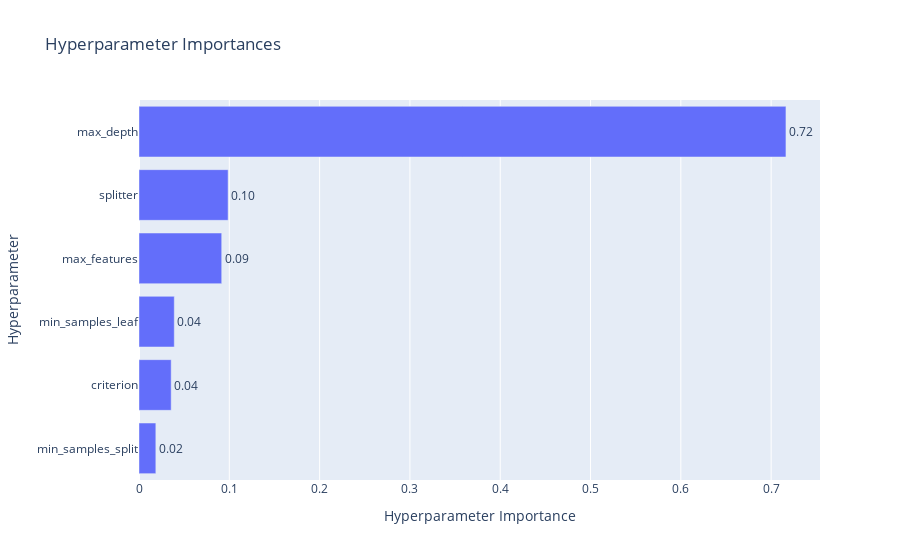

Notebook cell for this chart:
### Code cell
vis.plot_param_importances(study)

### Figure 1 — Plotly figure (JSON) as saved in the notebook; plotly's stock layout.template omitted (floating-point values rounded to 4 significant figures)
{"data": [{"cliponaxis": false, "hovertemplate": ["min_samples_split (IntDistribution): 0.0186437365821312<extra></extra>", "criterion (CategoricalDistribution): 0.03563571377063255<extra></extra>", "min_samples_leaf (IntDistribution): 0.039072233462377544<extra></extra>", "max_features (CategoricalDistribution): 0.09158706871868917<extra></extra>", "splitter (CategoricalDistribution): 0.09867206512923468<extra></extra>", "max_depth (IntDistribution): 0.7163891823369349<extra></extra>"], "name": "Objective Value", "orientation": "h", "text": ["0.02", "0.04", "0.04", "0.09", "0.10", "0.72"], "textposition": "outside", "type": "bar", "x": [0.01864, 0.03564, 0.03907, 0.09159, 0.09867, 0.7164], "y": ["min_samples_split", "criterion", "min_samples_leaf", "max_features", "splitter", "max_depth"]}], "layout": {"title": {"text": "Hyperparameter Importances"}, "xaxis": {"title": {"text": "Hyperparameter Importance"}}, "yaxis": {"title": {"text": "Hyperparameter"}}}}
